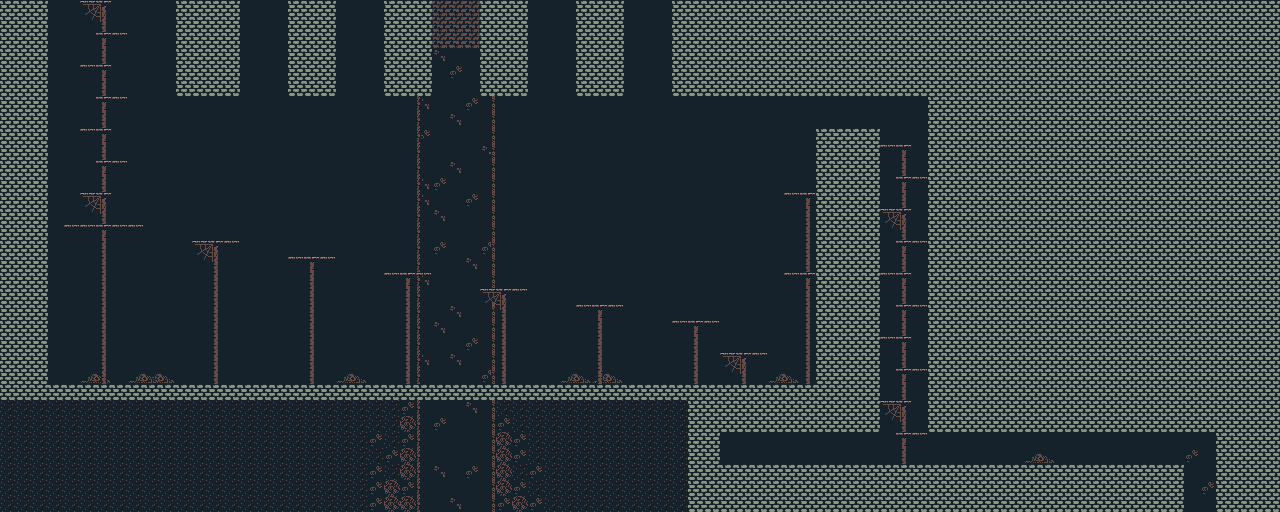

Rendered tile map (Tiled .tmx) drawn with the repository's tilesets; below, a short description and the map source with its tile grids summarised:
An orthogonal 80x32 tile map with 16x16 px tiles, 4 tile layers (BACK, MID, GROUND, FRONT) and 40 objects.

<map version="1.0" orientation="orthogonal" renderorder="right-down" width="80" height="32" tilewidth="16" tileheight="16" nextobjectid="89">
 <tileset firstgid="1" name="night tiles" tilewidth="16" tileheight="16" spacing="1" tilecount="128" columns="16">
  <image source="../sprites/night_tiles.PNG" trans="ffffff" width="272" height="135" />
 </tileset>
 <layer name="BACK" width="80" height="32">
  <data>[2560 cells, 2528 non-empty, 4 distinct tile ids]</data>
 </layer>
 <layer name="MID" width="80" height="32">
  <data>[2560 cells, 58 non-empty, 4 distinct tile ids]</data>
 </layer>
 <layer name="GROUND" width="80" height="32">
  <data>[2560 cells, 1536 non-empty, 14 distinct tile ids]</data>
 </layer>
 <layer name="FRONT" width="80" height="32">
  <data>[2560 cells, 11 non-empty, 3 distinct tile ids]</data>
 </layer>
 <objectgroup name="COLLISION">
  <object id="9" x="0" y="0" width="48" height="512" />
  <object id="31" x="48" y="384" width="672" height="128" />
  <object id="32" x="816" y="128" width="64" height="304" />
  <object id="34" x="96" y="32" width="32" />
  <object id="35" x="80" y="64" width="32" />
  <object id="36" x="96" y="96" width="32" />
  <object id="37" x="80" y="128" width="32" />
  <object id="38" x="96" y="160" width="32" />
  <object id="39" x="80" y="192" width="32" />
  <object id="40" x="64" y="224" width="80" />
  <object id="41" x="192" y="240" width="48" />
  <object id="42" x="288" y="256" width="48" />
  <object id="43" x="384" y="272" width="48" />
  <object id="44" x="480" y="288" width="48" />
  <object id="45" x="576" y="304" width="48" />
  <object id="46" x="672" y="320" width="48" />
  <object id="48" x="720" y="352" width="48" />
  <object id="50" x="672" y="0" width="256" height="96" />
  <object id="51" x="928" y="0" width="288" height="432" />
  <object id="52" x="1216" y="0" width="64" height="512" />
  <object id="53" x="720" y="464" width="464" height="48" />
  <object id="59" x="880" y="144" width="32" />
  <object id="60" x="896" y="176" width="32" />
  <object id="61" x="880" y="208" width="32" />
  <object id="62" x="896" y="240" width="32" />
  <object id="63" x="880" y="272" width="32" />
  <object id="64" x="896" y="304" width="32" />
  <object id="68" x="880" y="336" width="32" />
  <object id="69" x="896" y="368" width="32" />
  <object id="70" x="880" y="400" width="32" />
  <object id="71" x="896" y="432" width="32" />
  <object id="73" x="784" y="272" width="32" />
  <object id="79" x="784" y="192" width="32" />
  <object id="80" x="720" y="384" width="96" height="48" />
  <object id="82" x="576" y="0" width="48" height="96" />
  <object id="83" x="384" y="0" width="48" height="96" />
  <object id="85" x="288" y="0" width="48" height="96" />
  <object id="86" x="176" y="0" width="64" height="96" />
  <object id="87" x="432" y="0" width="48" height="48" />
  <object id="88" x="480" y="0" width="48" height="96" />
 </objectgroup>
</map>
